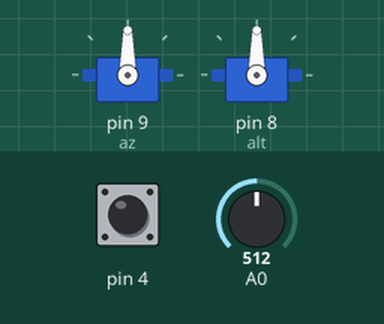
This sketch was run on a simulated Arduino Uno, built with avr-gcc and run on an emulated ATmega328P. Parts: 2 × servo. The test bench sets the inputs (shaded band); at power-on: pin 4 HIGH, A0 = 512. What the sketch prints to the serial monitor is not drawn.

Above: at 1.2 s.
1.3 s: pin 4 pulled LOW for 0.15 s
At 1.8 s:
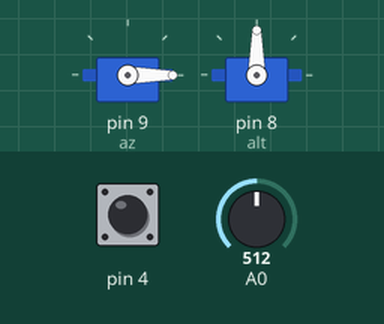
At 6.8 s:
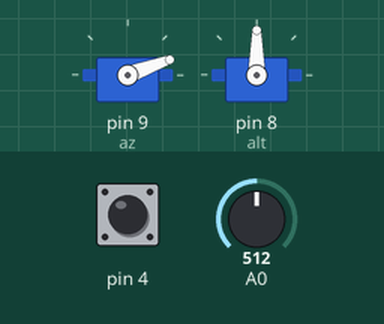
Timing chart, 0 to 19.4 s (numbered marks = the images above; inputs shaded):
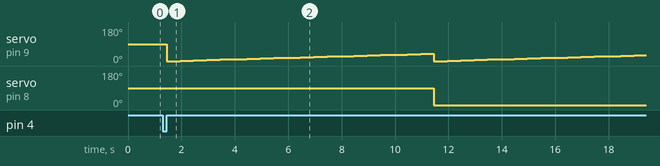

The sketch:

IR_Photo.ino
```cpp
#include <GyverButton.h>
#include <Servo.h>

Servo az;
Servo alt;
GButton butt1(4);

int x = 20;
int y = 20;

//int arr[20];

void setup() {
  Serial.begin(9600);
  az.attach(9);
  alt.attach(8);
}

void loop() {
  butt1.tick();
  if(butt1.isClick()){
    take();
  }
}

void take() {
  int ser_val = 0;
  int alt_pos = 0;
  for(int i = 0; i < y; i++){
    ser_val = 0;
    Serial.print("\n");
    for(int j = 0; j < x; j++){
      int val = analogRead(A0);
      //arr[i] = val;
      az.write(ser_val);
      ser_val += 2;
      Serial.print(val, DEC);
      Serial.print(", ");
      delay(500);
    }
    /*for(int j; j < x; j++){
      String data = String(arr[j], DEC);
      Serial.print(data + ", ");
    }*/
    alt.write(alt_pos);
    alt_pos += 2;
  }
}
```

Measured:
- after the input at 1.3 s, servo on pin 9 (az): ramps from 0° to 38° and jumps back, once every 10.0 s; servo on pin 8 (alt): 90° → 0° after 10.2 s
